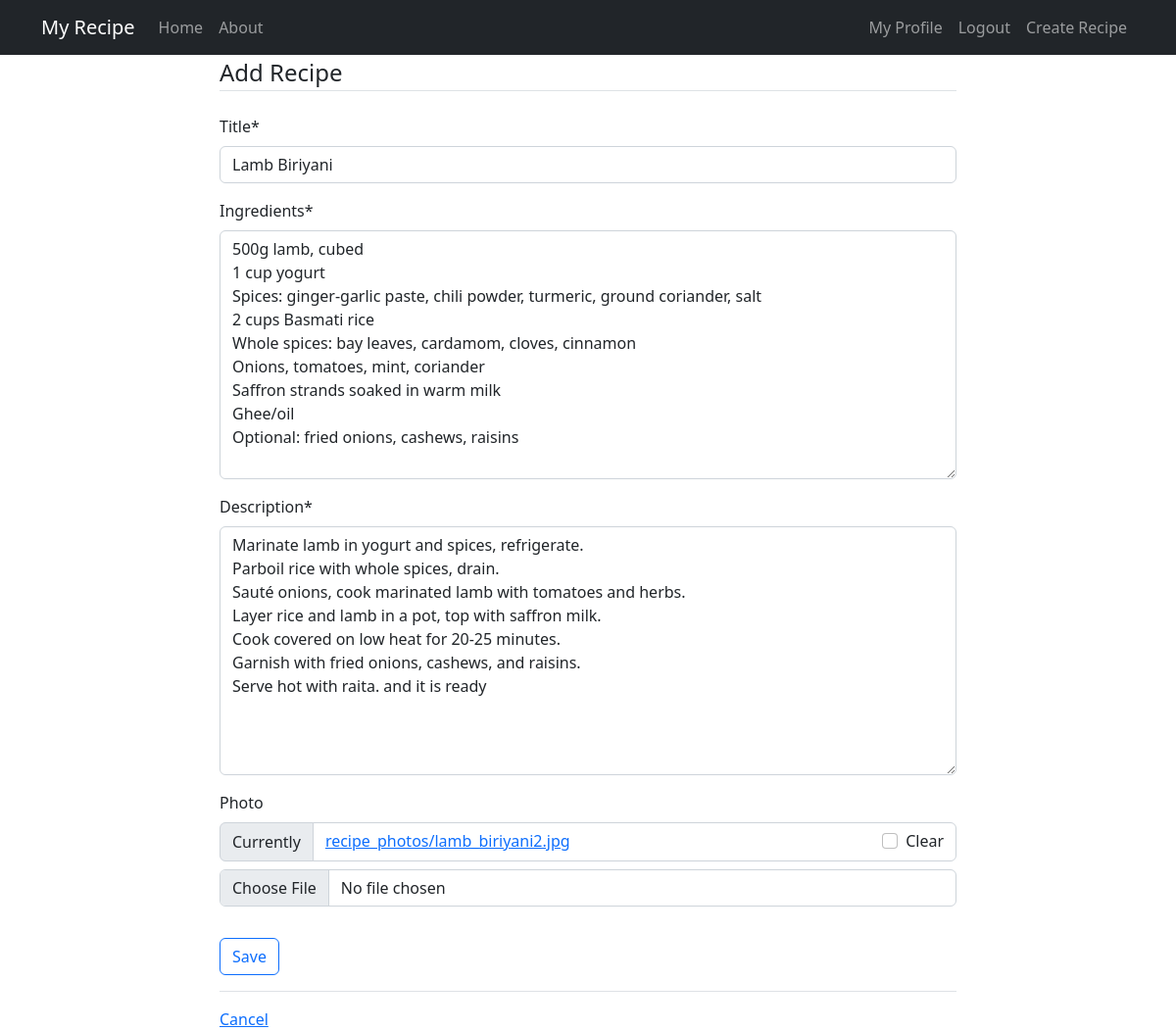
The app's page /recipe/12/update/ (signed in) with its own data.
### recipes/models.py (models this page shows, shortened)
class Recipe(models.Model):
    title=models.CharField(max_length=100)
    description=models.TextField()
    author=models.ForeignKey(User, on_delete=models.CASCADE)
    ingredients = models.TextField(null=True)
    photo = models.ImageField(upload_to='recipe_photos/', blank=True, null=True)
    created_at = models.DateTimeField(auto_now_add=True)
    updated_at = models.DateTimeField(auto_now = True)

### recipes/views.py (the view, shortened to what this page needs)
# urls.py: path('recipe/<int:pk>/update/',views.RecipeUpdateView.as_view(), name = "receipe-update"),
class RecipeUpdateView(LoginRequiredMixin, UserPassesTestMixin, UpdateView):
    model = models.Recipe
    template_name= "my_receipe/recipe_form.html"
    fields = ['title','ingredients','description','photo']
    def test_func(self):
        recipe = self.get_object()
        return self.request.user == recipe.author or self.request.user.is_superuser

### recipes/templates/my_receipe/recipe_form.html (shortened to what this page needs)
{% extends 'my_receipe/base.html' %}{% load crispy_forms_tags %}
{% block content %}
<div class="container">
    <form method="POST" enctype="multipart/form-data">
        <fieldset class="form-group">
            <legend class="border-bottom mb-4">Add Recipe</legend>
            {{ form|crispy }}
        </fieldset>
        <div class="form-group py-3">
            <input class="btn btn-outline-primary" type="submit" value=Save>
        </div>
    </form>
    <div class="border-top pt-3">
        <a href="{% url 'receipe-home' %}">Cancel</a>
    </div>
</div>
{% endblock content %}

### records on screen
Recipe: title "Lamb Biriyani", ingredients "500g lamb, cubed 1 cup yogurt Spices: ginger-garlic paste, chili powder, turmeric, ground coriander, salt 2 cups Basmati rice Whole spices: bay leaves, cardamom, cloves, cinnamon Onions, tomatoes, mint, coriander Saffron strands soaked in warm milk Ghee/oil Optional: fried onions, cashews, raisins", description "Marinate lamb in yogurt and spices, refrigerate. Parboil rice with whole spices, drain. Sauté onions, cook marinated lamb with tomatoes and herbs. Layer rice and lamb in a pot, top with saffron milk. Cook covered on low heat for 20-25 minutes. Garnish with fried onions, cashews, and raisins. Serve hot with raita. and it is ready"
